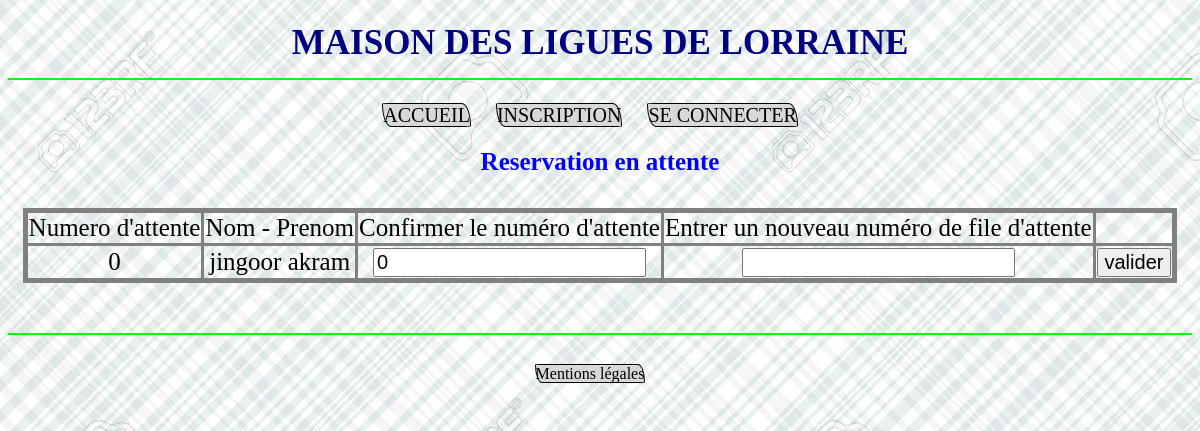
The app's page /modifier-place.php?id_reservation=22 with its own data.
### tables this page shows
CREATE TABLE RESERVATION
(id_reservation int(3) NOT NULL AUTO_INCREMENT,
id_uti int(5) NOT NULL,
dateDebut date NOT NULL,
dateFin date NOT NULL,
num_place int(2),
liste_attente int(2),
constraint pk_reservation primary key(id_reservation));

CREATE TABLE UTILISATEUR
(id_uti int(5) NOT NULL AUTO_INCREMENT,
identifiant varchar(25) NOT NULL,
mdp int(10) NOT NULL,
nom varchar(25),
prenom varchar(25),
adresse varchar(25),
cp int(5),
tel int(10),
mail varchar(50),
statut int(1),
motcle varchar(20),
constraint pk_uti primary key(id_uti));

### modifier-place.php (the view, shortened to what this page needs)
<!DOCTYPE html>
<html>
       <head>
        <link rel="stylesheet" href="moncss.css" />
    <h1> MAISON DES LIGUES DE LORRAINE </h1>
    </head>
    <?php include("menu.php");
          include("connection.php");?>
    <body>
        <table>
        <h2> Reservation en attente </h2>
        <tr>
            <td>Numero d'attente</td>
            <td>Nom - Prenom</td>
            <td>Confirmer le numéro d'attente</td>
            <td>Entrer un nouveau numéro de file d'attente</td>
        </tr>
        <?php
        $numattente = $_GET['id_reservation'];
        $req = $bdd->prepare('SELECT * FROM reservation WHERE id_reservation = :id_reservation');
        $req->execute(array(
            'id_reservation'=>$numattente));
        while($donnees = $req->fetch())
        {
            $req2 = $bdd->prepare('SELECT * FROM utilisateur WHERE id_uti = :id_uti');
            $req2->execute(array(
                'id_uti'=> $donnees['id_uti']));
            while($donnees2 = $req2->fetch())
            {
                  echo'<tr>
                        <td>'.$donnees['liste_attente'].'</td>
                        <td>'.$donnees2['nom'].'  '.$donnees2['prenom'].'</td>
                        <form method="post" action="post-modifier-place.php">
                           <td><input type="number" name="placea" maxlength="2" value="'.$donnees['liste_attente'].'"/></td>
                           <td><input type="number" name="placen" maxlength="2"/></td>
                           <td><input type="submit" value="valider"></td>
                        </form>
                      </tr>';
            }
        }
            echo'</table>';
        ?>
    </body>
    <?php include("footer.php"); ?>
</html>

### moncss.css (style rules this page uses)
html { background-image: url(photo/fond.jpg); }
body { text-align: center; }
input { font-size: 20px; }
table { margin : 10px auto auto auto; border-width:5px; border-style:solid; border-collapse: collapse; }
td { border-style:solid; font-size: 25px; border-color: grey; }
h1 { color: navy; text-align: center; border-bottom: 2px solid lime; height: 55px; font-size: 35px; }
h2 { color:blue; text-align: center; height: 40px; font-size: 25px; }

### records on screen
reservation: liste_attente "0", placea "0"
utilisateur: nom "jingoor", prenom "akram"
